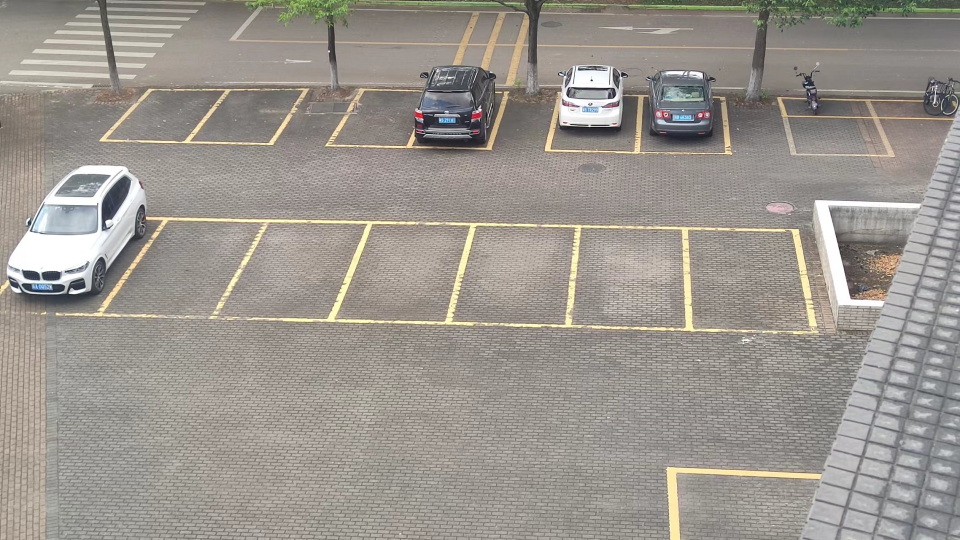
#> input picture img/parking9.jpg, 1920 x 1080 px (shown at 1/2 size)
$ python test_perspective_transformation.py
#> lines starting #> are read from the running program, lines starting #| are printed output that depends on the picture
#> further down, img is the input picture: shape (1080, 1920, 3); mean B, G, R 142.2, 149.1, 154.3
# 透视变换
from cv2 import cv2
import numpy as np

# 显示图片
def img_show(title: str, img: np.ndarray):
    img = cv2.resize(img, None, fx=0.6, fy=0.6, interpolation=cv2.INTER_AREA)
    cv2.imshow(title, img)
    cv2.waitKey(0)

def pers_trans(img):
    h, w = img.shape[0:2]
#> h = 1080; w = 1920
    # 起始坐标
    org = np.array([[611, 0],
                    [1920, 0],
                    [1530, 1080],
                    [0, 1080]], np.float32)
    # 目标坐标
    dst = np.array([[0, 0],
                    [w, 0],
                    [w, h],
                    [0, h]], np.float32)

    warpR = cv2.getPerspectiveTransform(org, dst)           # 透视变换矩阵
    result = cv2.warpPerspective(img, warpR, (w, h))        # 透视变换输出图像
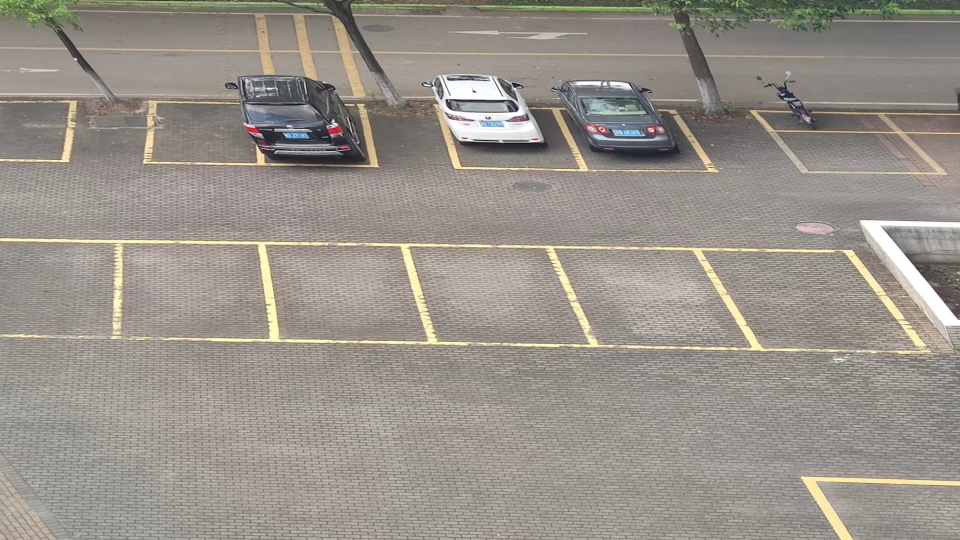
#> result: shape (1080, 1920, 3) (shown at 1/2 size); mean B, G, R 138.3, 146, 151.9
    return result


if __name__ == '__main__':
    img = cv2.imread('img/parking9.jpg')
    result = pers_trans(img)
    img_show("img", img)
#> in img_show, `img = cv2.resize(img, None, fx=0.6, fy=0.6, interpolation=cv2.INTER_AR..`:
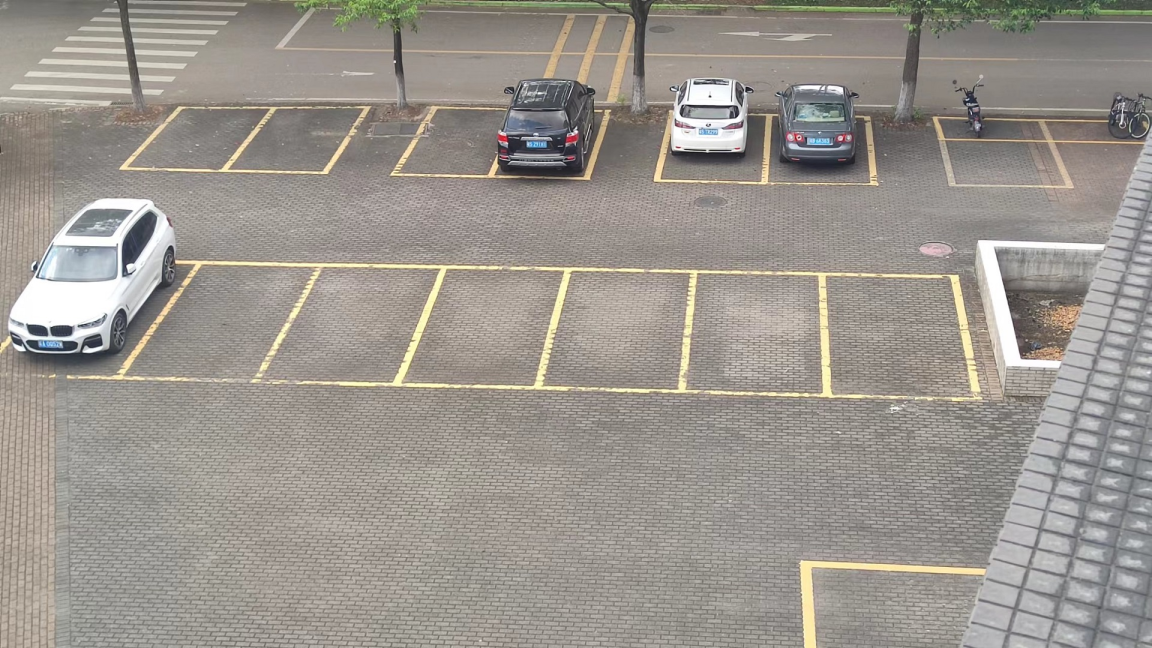
#> img: shape (648, 1152, 3); mean of channels 0, 1, 2 142.2, 149.1, 154.3; drawn as B, G, R
    img_show("result", result)
#> call 2 of img_show, with title = 'result'
#> in img_show (call 2), `img = cv2.resize(img, None, fx=0.6, fy=0.6, interpolation=cv2.INTER_AR..`:
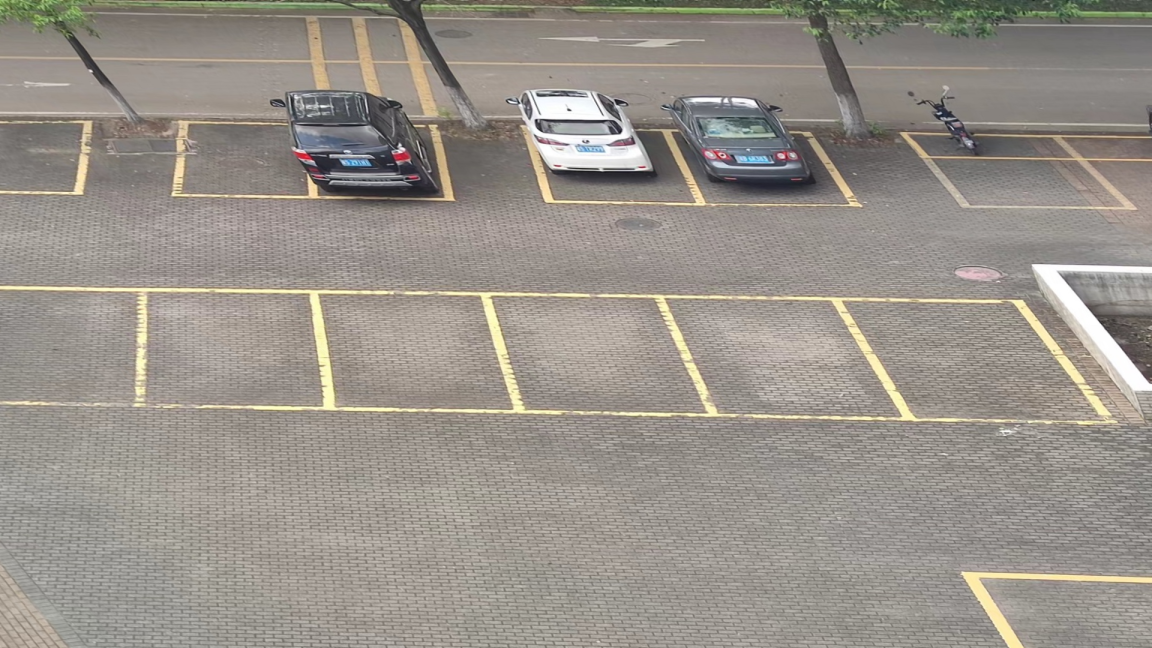
#> img: shape (648, 1152, 3); mean of channels 0, 1, 2 138.3, 146, 151.9; drawn as B, G, R

$ run again, with img/pers_trans.jpg copied over img/parking9.jpg
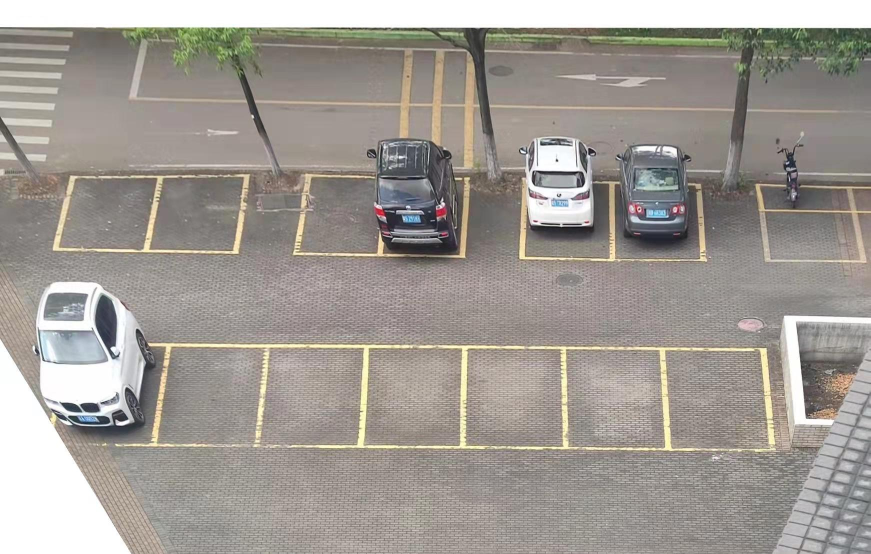
#> input picture img/pers_trans.jpg, 1741 x 1108 px (shown at 1/2 size)
#> img is the input picture: shape (1108, 1741, 3); mean B, G, R 147.6, 153.6, 159.2
#> in pers_trans, `result = cv2.warpPerspective(img, warpR, (w, h))`:
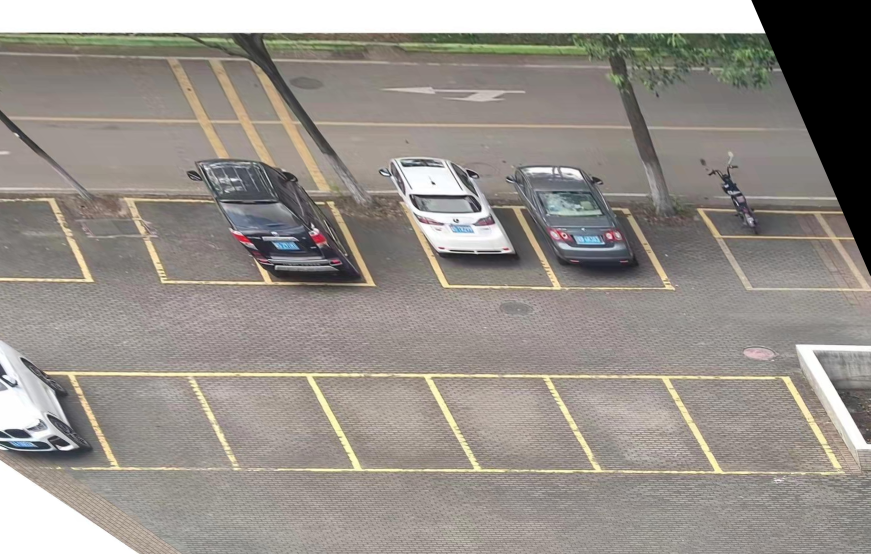
#> result: shape (1108, 1741, 3) (shown at 1/2 size); mean B, G, R 138.4, 144.4, 150.2
#> img: shape (665, 1045, 3)
#> in img_show (call 2), `img = cv2.resize(img, None, fx=0.6, fy=0.6, interpolation=cv2.INTER_AR..`:
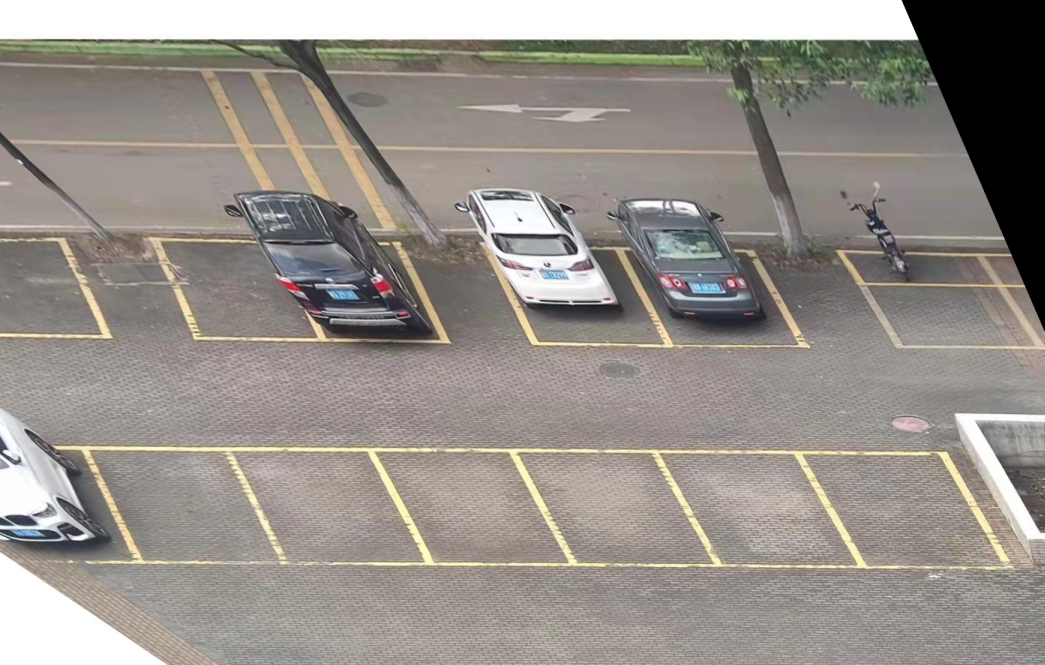
#> img: shape (665, 1045, 3); mean of channels 0, 1, 2 138.4, 144.4, 150.2; drawn as B, G, R
